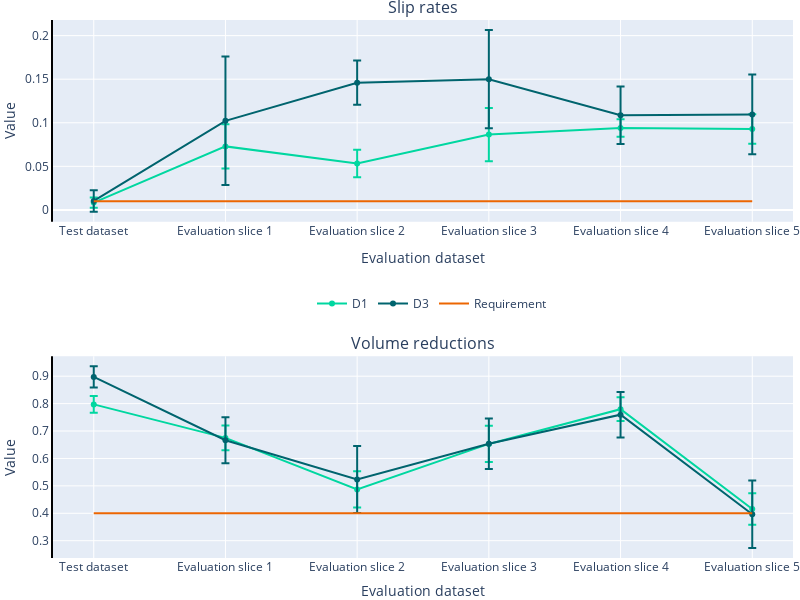

The notebook cell saved with this chart:
### Code cell
fig=make_subplots(rows=2, cols=1,subplot_titles=["Slip rates","Volume reductions"])
colors=["#00D7A0","#00646E", "#EC6602"]
counter=0
for symbol in time_df['Symbol'].unique():
    fig.add_trace(go.Scatter(x=x_labels, y=1-time_df[time_df["Symbol"]==symbol][slip_mean_cols].values.ravel(),error_y=dict(array=time_df[time_df["Symbol"]==symbol][slip_std_cols].values.ravel()),marker=dict(color=colors[counter]), name=symbol, legendgroup=symbol,showlegend=True),row=1, col=1)
    fig.add_trace(go.Scatter(x=x_labels,y=time_df[time_df["Symbol"]==symbol][volume_mean_cols].values.ravel(),error_y=dict(array=time_df[time_df["Symbol"]==symbol][volume_std_cols].values.ravel()),marker=dict(color=colors[counter]), name=symbol, legendgroup=symbol,showlegend=False),row=2, col=1)
    counter+=1
fig.add_trace(go.Scatter(x=x_labels, y=[0.01]*6, name="Requirement", mode="lines",legendgroup="Requirement",marker=dict(color=colors[counter])),row=1, col=1)
fig.add_trace(go.Scatter(x=x_labels, y=[0.4]*6, name="Requirement", mode="lines",legendgroup="Requirement", showlegend=False,marker=dict(color=colors[counter])),row=2, col=1)
fig.update_layout(width=800,height=600, margin=dict(l=0, r=0, t=20, b=0), legend=dict(y=0.5,x=0.35,orientation="h"))
fig.update_xaxes(type='category',title="Evaluation dataset")
# fig.update_xaxes(linewidth=2, linecolor='black',showline=True,row=2,col=1)#yaxis=dict(tickmode="linear",dtick=0.2)
fig.update_yaxes(tickmode="linear",dtick=0.1,row=2,col=1)
fig.update_yaxes(title="Value",linewidth=2, linecolor='black',showline=True)

fig.show()
fig.write_image("./figs/Evaluation_timeline.svg")

### Figure 1 — Plotly figure (JSON) as saved in the notebook; plotly's stock layout.template omitted (floating-point values rounded to 4 significant figures)
{"data": [{"error_y": {"array": [0.005873, 0.02534, 0.01578, 0.03054, 0.01014, 0.01694]}, "legendgroup": "D1", "marker": {"color": "#00D7A0"}, "name": "D1", "showlegend": true, "type": "scatter", "x": ["Test dataset", "Evaluation slice 1", "Evaluation slice 2", "Evaluation slice 3", "Evaluation slice 4", "Evaluation slice 5"], "xaxis": "x", "y": [0.008352, 0.07287, 0.05325, 0.0864, 0.09398, 0.09294], "yaxis": "y"}, {"error_y": {"array": [0.03019, 0.04497, 0.06602, 0.0663, 0.04311, 0.05741]}, "legendgroup": "D1", "marker": {"color": "#00D7A0"}, "name": "D1", "showlegend": false, "type": "scatter", "x": ["Test dataset", "Evaluation slice 1", "Evaluation slice 2", "Evaluation slice 3", "Evaluation slice 4", "Evaluation slice 5"], "xaxis": "x2", "y": [0.7972, 0.675, 0.4872, 0.653, 0.7797, 0.4154], "yaxis": "y2"}, {"error_y": {"array": [0.01235, 0.07379, 0.02541, 0.05639, 0.03295, 0.04575]}, "legendgroup": "D3", "marker": {"color": "#00646E"}, "name": "D3", "showlegend": true, "type": "scatter", "x": ["Test dataset", "Evaluation slice 1", "Evaluation slice 2", "Evaluation slice 3", "Evaluation slice 4", "Evaluation slice 5"], "xaxis": "x", "y": [0.01033, 0.1022, 0.146, 0.15, 0.1086, 0.1096], "yaxis": "y"}, {"error_y": {"array": [0.03869, 0.084, 0.1222, 0.09187, 0.08319, 0.123]}, "legendgroup": "D3", "marker": {"color": "#00646E"}, "name": "D3", "showlegend": false, "type": "scatter", "x": ["Test dataset", "Evaluation slice 1", "Evaluation slice 2", "Evaluation slice 3", "Evaluation slice 4", "Evaluation slice 5"], "xaxis": "x2", "y": [0.8973, 0.6665, 0.5236, 0.6537, 0.7596, 0.3967], "yaxis": "y2"}, {"legendgroup": "Requirement", "marker": {"color": "#EC6602"}, "mode": "lines", "name": "Requirement", "type": "scatter", "x": ["Test dataset", "Evaluation slice 1", "Evaluation slice 2", "Evaluation slice 3", "Evaluation slice 4", "Evaluation slice 5"], "xaxis": "x", "y": [0.01, 0.01, 0.01, 0.01, 0.01, 0.01], "yaxis": "y"}, {"legendgroup": "Requirement", "marker": {"color": "#EC6602"}, "mode": "lines", "name": "Requirement", "showlegend": false, "type": "scatter", "x": ["Test dataset", "Evaluation slice 1", "Evaluation slice 2", "Evaluation slice 3", "Evaluation slice 4", "Evaluation slice 5"], "xaxis": "x2", "y": [0.4, 0.4, 0.4, 0.4, 0.4, 0.4], "yaxis": "y2"}], "layout": {"annotations": [{"font": {"size": 16}, "showarrow": false, "text": "Slip rates", "x": 0.5, "xanchor": "center", "xref": "paper", "y": 1, "yanchor": "bottom", "yref": "paper"}, {"font": {"size": 16}, "showarrow": false, "text": "Volume reductions", "x": 0.5, "xanchor": "center", "xref": "paper", "y": 0.375, "yanchor": "bottom", "yref": "paper"}], "height": 600, "legend": {"orientation": "h", "x": 0.35, "y": 0.5}, "margin": {"b": 0, "l": 0, "r": 0, "t": 20}, "width": 800, "xaxis": {"anchor": "y", "domain": [0, 1], "title": {"text": "Evaluation dataset"}, "type": "category"}, "xaxis2": {"anchor": "y2", "domain": [0, 1], "title": {"text": "Evaluation dataset"}, "type": "category"}, "yaxis": {"anchor": "x", "domain": [0.625, 1], "linecolor": "black", "linewidth": 2, "showline": true, "title": {"text": "Value"}}, "yaxis2": {"anchor": "x2", "domain": [0, 0.375], "dtick": 0.1, "linecolor": "black", "linewidth": 2, "showline": true, "tickmode": "linear", "title": {"text": "Value"}}}}
